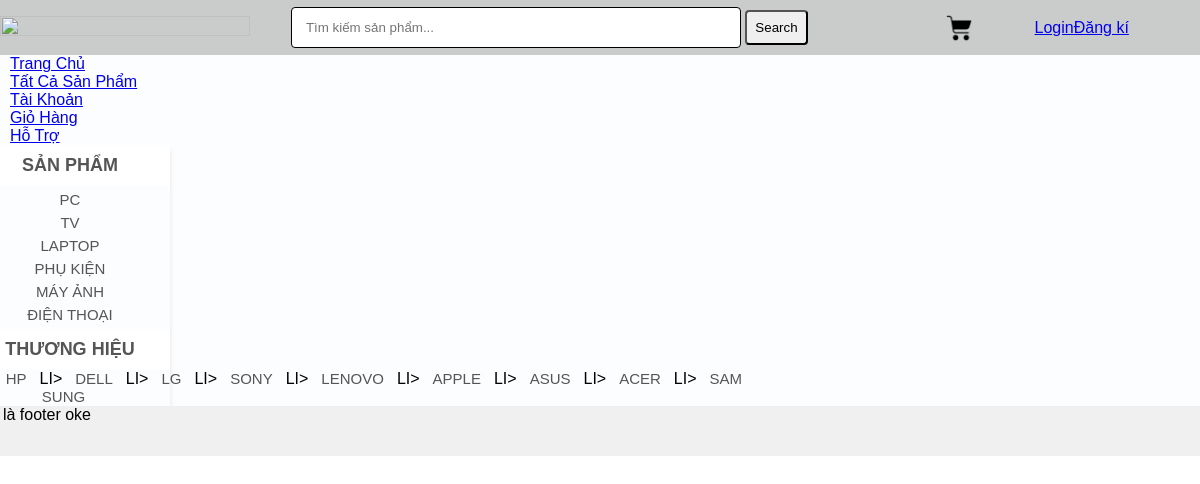
The page /.history/index_20210612145118.php on the database its author committed.
### tables this page shows
CREATE TABLE `categories` (
  `cat_id` int(100) NOT NULL,
  `cat_title` varchar(100) NOT NULL
);

CREATE TABLE `brands` (
  `brand_id` int(100) NOT NULL,
  `brand_title` varchar(250) NOT NULL
);

### .history/index_20210612145118.php (the view, shortened to what this page needs)
<?php
include("includes/db.php");
?>
<!DOCTYPE html>
<html lang="en" dir="ltr">
  <head>
    <link rel="stylesheet" href="styles/style.css" media="all">
  </head>
  <body>
    <div class="main_wrapper">
     <div class="header_wrapper">
      <div class="header_logo">
         <a href="index.php">
         <img id="logo" src="images/metrixcode100x30.png" width="100px" height="20px">
         </a>
      </div>
      <div id="form">
      <form method="get" action="results.php" enctype="multipart/form-data">
      <input type="text" name="user_query" placeholder="Tìm kiếm sản phẩm...">
      <input type="submit" name="search" value="Search">
      </form>
      </div>
      <div class="cart">
        <ul>
          <li class="dropdown_header_cart">
            <div id="notification_total_art" class="shopping_cart">
              <img src="images/cart_icon.png" id="cart_image">
            </div>
          </li>
        </ul>
      </div>
      <div class="register_login">
        <div class="login">
          <a href="index.php?action=login">Login</a></div>
          <div class="register"><a href="custommer_register.php">Đăng kí</a></div>
      </div>
    </div>
    <div class="menu_bar">
      <ul id="menu">
        <li><a href="index.php">Trang Chủ</a></li>
        <li><a href="all_product.php">Tất Cả Sản Phẩm</a></li>
        <li><a href="customer/my account.php">Tài Khoản</a></li>
        <li><a href="cart.php">Giỏ Hàng</a></li>
        <li><a href="contact.php">Hỗ Trợ</a></li>
      </ul>
    </div>
      <div class="content_wrapper">
        <div id="sidebar">
          <div id="sidebar_title">Sản phẩm</div>
          <ul id="cats">
            <?php
            $get_cats = "select * from categories";
            $run_cats = mysqli_query($con, $get_cats);
            while($row_cats=mysqli_fetch_array($run_cats)){
              $cat_id = $row_cats['cat_id'];
              $cat_title = $row_cats['cat_title'];
              echo "<li><a href='index.php?cat=$cat_id'>$cat_title</a></li>";
            }
            ?>
          </ul>
          <div id="sidebar_title">Thương hiệu</div>
          <ul id="cats">
            <?php
            $get_brands = "select * from brands";
            $run_brands = mysqli_query($con, $get_brands);
            while($row_brands = mysqli_fetch_array($run_brands)){
              $brand_id = $row_brands['brand_id'];
              $brand_title = $row_brands['brand_title'];
              echo "li><a href='index.php?brand=$brand_id'>$brand_title</a></li>";
            }
            ?>
          </ul>
        </div>
      </div>
      <div id="footer">
        Đây là footer oke
      </div>
    </div>
  </body>
</html>

### styles/style.css (style rules this page uses)
html, body, div, span, applet, object, iframe, h1, h2, h3, h4, h5, h6, p, blockquote, pre, a, abbr, acronym, address, big, cite, code, del, dfn, em, img, ins, kbd, q, s, samp, small, strike, strong, sub, sup, tt, var, b, u, i, center, dl, dt, dd, ol, ul, li, fieldset, form, label, legend, table, caption, tbody, tfoot, thead, tr, th, td, article, aside, canvas, details, embed, figure, figcaption, footer, header, hgroup, menu, nav, output, ruby, section, summary, time, mark, audio, video { margin: 0; border: 0; font-size: 100%; font: inherit; vertical-align: baseline; font-family: Arial, Helvetica, sans-serif; }
.main_wrapper { width: 1260px; height: auto; margin: auto; background: #FCFDFE; display: flex; flex-direction: column; }
.header_wrapper { width: 100%; height: 55px; margin: auto; background: rgba(0, 0, 0, .2); display: flex; flex-direction: row; justify-content: space-evenly; align-items: center; }
.header_logo { float: left; width: 150px; }
#logo { width: 250px; margin-left: 15px; }
#form { float: left; width: 53%; padding-left: 100px; }
#form input { padding: 8px; }
#form input[type="submit"] { border-radius: 4px; outline:none; }
#form input[type=text] { width: 450px; box-sizing: border-box; border: 1px solid black; border-radius: 4px; outline:none; padding: 12px 14px; margin-left: 40px; transition:0.6s ease-in-out; }
.cart { float: left; margin: 5px 10px 0px 15px; cursor: pointer; height: 35px; position: relative; top: 0px; right: 20px; width: 60px; text-align: center; z-index: 1000; }
.cart img { width: 30px; }
.cart ul { padding: 0; margin: 0; list-style: none; position: relative; width: auto; z-index: 1; }
.register_login { float: left; width: 180px; display: flex; }
.content_wrapper { width: 1260px; margin: auto; }
#sidebar { width: 200px; float: left; height: auto; text-transform:uppercase; box-shadow: 0px 5px 5px rgba(0,0,0,0.1); }
#sidebar_title { background: white; color: #555; font-size: 18px; padding: 10px; font-family: Arial, Helvetica, sans-serif; text-align: center; text-transform: uppercase; font-weight: bold; }
#cats { text-align: center; padding: 0; }
#cats li { list-style: none; margin: 5px; }
#cats a { color: #555; padding: 8px; margin: 5px; text-align: center; font-size: 15px; text-decoration: none; font-family: Verdana, Geneva, Tahoma, sans-serif; }
body { width: 100%; display: flex; align-items: center; justify-content: center; font-family: Arial, Helvetica, sans-serif; }
#footer { width: 1260px; height: 50px; background-color: #f0f0f0; clear: both; }

### rows shown on the page
categories: cat_title "PC"
categories: cat_title "TV"
categories: cat_title "LAPTOP"
categories: cat_title "PHỤ KIỆN"
categories: cat_title "MÁY ẢNH"
categories: cat_title "ĐIỆN THOẠI"
brands: brand_title "HP"
brands: brand_title "DELL"
brands: brand_title "LG"
brands: brand_title "SONY"
brands: brand_title "LENOVO"
brands: brand_title "APPLE"
brands: brand_title "ASUS"
brands: brand_title "ACER"
brands: brand_title "SAM SUNG"
